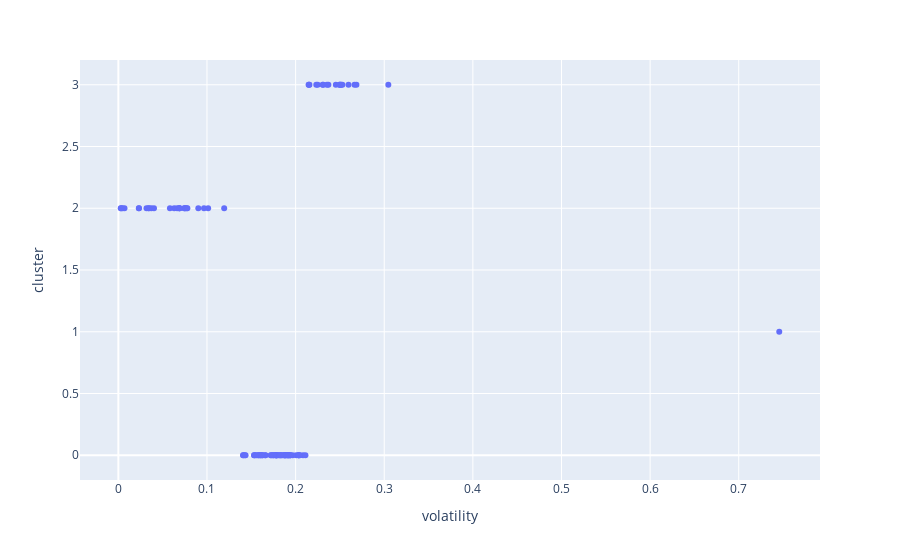

Here is the notebook cell this chart was saved with:
### Markdown cell above
Trying different algorithms to decide which to use for the model

### Code cell
from sklearn.mixture import GaussianMixture
n_clusters = 4
X2 = returns_summary_df[['volatility', 'max_drop']].copy()
gmm_model = GaussianMixture(n_components=n_clusters)
gmm_model.fit(X2)
cluster_labels = gmm_model.predict(X2)
X2 = pd.DataFrame(X2)
X2['cluster'] = cluster_labels
fig = px.scatter(X2, y="cluster", x="volatility")
fig.show()

### Figure 1 — Plotly figure (JSON) as saved in the notebook; plotly's stock layout.template omitted (floating-point values rounded to 4 significant figures)
{"data": [{"hovertemplate": "volatility=%{x}<br>cluster=%{y}<extra></extra>", "legendgroup": "", "marker": {"color": "#636efa", "symbol": "circle"}, "mode": "markers", "name": "", "orientation": "v", "showlegend": false, "type": "scatter", "x": [0.1918, 0.1194, 0.1921, 0.1533, 0.1661, 0.2528, 0.2084, 0.1901, 0.1885, 0.1579, 0.1967, 0.1792, 0.1627, 0.1655, 0.04021, 0.1874, 0.1849, 0.09665, 0.0027, 0.1531, 0.06298, 0.1823, 0.1886, 0.004704, 0.2147, 0.2006, 0.2498, 0.2454, 0.2033, 0.2597, 0.0754, 0.1783, 0.1939, 0.2049, 0.1545, 0.09023, 0.03719, 0.1013, 0.1939, 0.1906, 0.3046, 0.178, 0.02309, 0.2233, 0.2664, 0.237, 0.07421, 0.1773, 0.2509, 0.1599, 0.141, 0.181, 0.2035, 0.1879, 0.07499, 0.06883, 0.03399, 0.1603, 0.05822, 0.1936, 0.03461, 0.2036, 0.06633, 0.1626, 0.2512, 0.2686, 0.178, 0.07712, 0.2494, 0.1407, 0.07785, 0.1583, 0.06872, 0.1787, 0.1756, 0.1724, 0.2156, 0.1739, 0.03175, 0.7457, 0.1562, 0.2311, 0.1837, 0.215, 0.2249, 0.1427, 0.1749, 0.1613, 0.006913, 0.0233, 0.003184, 0.2354, 0.1868, 0.1435, 0.06918, 0.2305, 0.1719, 0.1828, 0.1916, 0.2111], "xaxis": "x", "y": [0, 2, 0, 0, 0, 3, 0, 0, 0, 0, 0, 0, 0, 0, 2, 0, 0, 2, 2, 0, 2, 0, 0, 2, 3, 0, 3, 3, 0, 3, 2, 0, 0, 0, 0, 2, 2, 2, 0, 0, 3, 0, 2, 3, 3, 3, 2, 0, 3, 0, 0, 0, 0, 0, 2, 2, 2, 0, 2, 0, 2, 0, 2, 0, 3, 3, 0, 2, 3, 0, 2, 0, 2, 0, 0, 0, 3, 0, 2, 1, 0, 3, 0, 3, 3, 0, 0, 0, 2, 2, 2, 3, 0, 0, 2, 3, 0, 0, 0, 0], "yaxis": "y"}], "layout": {"legend": {"tracegroupgap": 0}, "margin": {"t": 60}, "xaxis": {"anchor": "y", "domain": [0, 1], "title": {"text": "volatility"}}, "yaxis": {"anchor": "x", "domain": [0, 1], "title": {"text": "cluster"}}}}
